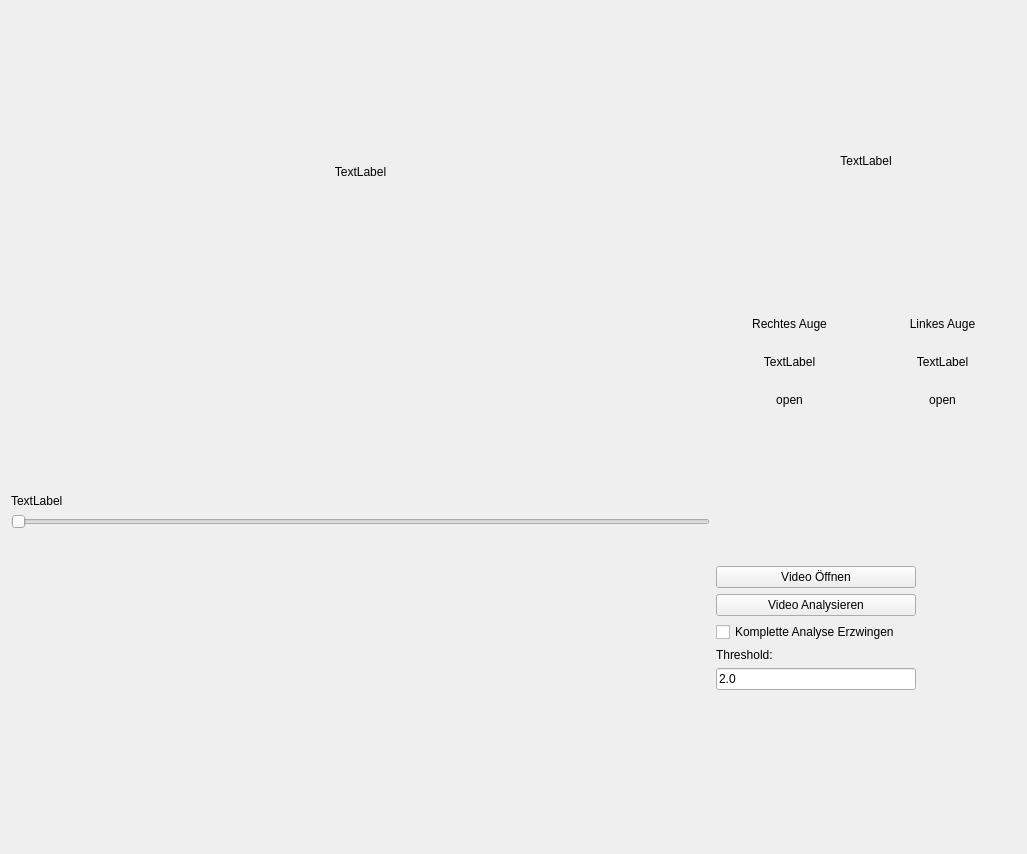
<?xml version="1.0" encoding="UTF-8"?>
<ui version="4.0">
 <class>Form</class>
 <widget class="QWidget" name="Form">
  <property name="geometry">
   <rect>
    <x>0</x>
    <y>0</y>
    <width>1027</width>
    <height>854</height>
   </rect>
  </property>
  <property name="windowTitle">
   <string>Form</string>
  </property>
  <layout class="QVBoxLayout" name="verticalLayout_2">
   <item>
    <layout class="QHBoxLayout" name="horizontalLayout">
     <item>
      <layout class="QVBoxLayout" name="vlayout_left">
       <item>
        <spacer name="verticalSpacer_7">
         <property name="orientation">
          <enum>Qt::Vertical</enum>
         </property>
         <property name="sizeHint" stdset="0">
          <size>
           <width>20</width>
           <height>40</height>
          </size>
         </property>
        </spacer>
       </item>
       <item>
        <widget class="QLabel" name="view_video">
         <property name="minimumSize">
          <size>
           <width>0</width>
           <height>0</height>
          </size>
         </property>
         <property name="text">
          <string>TextLabel</string>
         </property>
         <property name="alignment">
          <set>Qt::AlignCenter</set>
         </property>
        </widget>
       </item>
       <item>
        <spacer name="verticalSpacer_5">
         <property name="orientation">
          <enum>Qt::Vertical</enum>
         </property>
         <property name="sizeHint" stdset="0">
          <size>
           <width>20</width>
           <height>40</height>
          </size>
         </property>
        </spacer>
       </item>
       <item>
        <spacer name="verticalSpacer">
         <property name="orientation">
          <enum>Qt::Vertical</enum>
         </property>
         <property name="sizeHint" stdset="0">
          <size>
           <width>20</width>
           <height>40</height>
          </size>
         </property>
        </spacer>
       </item>
       <item>
        <widget class="QLabel" name="label_framenumber">
         <property name="text">
          <string>TextLabel</string>
         </property>
        </widget>
       </item>
       <item>
        <widget class="QSlider" name="slider_framenumber">
         <property name="orientation">
          <enum>Qt::Horizontal</enum>
         </property>
        </widget>
       </item>
       <item>
        <spacer name="verticalSpacer_4">
         <property name="orientation">
          <enum>Qt::Vertical</enum>
         </property>
         <property name="sizeHint" stdset="0">
          <size>
           <width>20</width>
           <height>40</height>
          </size>
         </property>
        </spacer>
       </item>
       <item>
        <spacer name="verticalSpacer_6">
         <property name="orientation">
          <enum>Qt::Vertical</enum>
         </property>
         <property name="sizeHint" stdset="0">
          <size>
           <width>20</width>
           <height>40</height>
          </size>
         </property>
        </spacer>
       </item>
       <item>
        <widget class="QWidget" name="plot_eyes" native="true"/>
       </item>
      </layout>
     </item>
     <item>
      <layout class="QVBoxLayout" name="verticalLayout_3">
       <item>
        <widget class="QLabel" name="view_face">
         <property name="minimumSize">
          <size>
           <width>300</width>
           <height>300</height>
          </size>
         </property>
         <property name="text">
          <string>TextLabel</string>
         </property>
         <property name="alignment">
          <set>Qt::AlignCenter</set>
         </property>
        </widget>
       </item>
       <item>
        <layout class="QGridLayout" name="gridLayout">
         <item row="1" column="0">
          <widget class="QLabel" name="label_4">
           <property name="enabled">
            <bool>true</bool>
           </property>
           <property name="text">
            <string>Rechtes Auge</string>
           </property>
           <property name="alignment">
            <set>Qt::AlignCenter</set>
           </property>
          </widget>
         </item>
         <item row="3" column="0">
          <widget class="QLabel" name="label_eye_right">
           <property name="text">
            <string>open</string>
           </property>
           <property name="alignment">
            <set>Qt::AlignCenter</set>
           </property>
          </widget>
         </item>
         <item row="1" column="1">
          <widget class="QLabel" name="label_5">
           <property name="text">
            <string>Linkes Auge</string>
           </property>
           <property name="alignment">
            <set>Qt::AlignCenter</set>
           </property>
          </widget>
         </item>
         <item row="3" column="1">
          <widget class="QLabel" name="label_eye_left">
           <property name="text">
            <string>open</string>
           </property>
           <property name="alignment">
            <set>Qt::AlignCenter</set>
           </property>
          </widget>
         </item>
         <item row="2" column="0">
          <widget class="QLabel" name="view_eye_right">
           <property name="minimumSize">
            <size>
             <width>50</width>
             <height>50</height>
            </size>
           </property>
           <property name="text">
            <string>TextLabel</string>
           </property>
           <property name="alignment">
            <set>Qt::AlignCenter</set>
           </property>
          </widget>
         </item>
         <item row="2" column="1">
          <widget class="QLabel" name="view_eye_left">
           <property name="minimumSize">
            <size>
             <width>50</width>
             <height>50</height>
            </size>
           </property>
           <property name="text">
            <string>TextLabel</string>
           </property>
           <property name="alignment">
            <set>Qt::AlignCenter</set>
           </property>
          </widget>
         </item>
        </layout>
       </item>
       <item>
        <spacer name="verticalSpacer_3">
         <property name="orientation">
          <enum>Qt::Vertical</enum>
         </property>
         <property name="sizeHint" stdset="0">
          <size>
           <width>20</width>
           <height>40</height>
          </size>
         </property>
        </spacer>
       </item>
       <item>
        <widget class="QPushButton" name="button_video_load">
         <property name="maximumSize">
          <size>
           <width>200</width>
           <height>16777215</height>
          </size>
         </property>
         <property name="toolTip">
          <string>Video Datei öffen</string>
         </property>
         <property name="text">
          <string>Video Öffnen</string>
         </property>
         <property name="checkable">
          <bool>false</bool>
         </property>
         <property name="autoRepeat">
          <bool>false</bool>
         </property>
         <property name="autoDefault">
          <bool>false</bool>
         </property>
         <property name="default">
          <bool>false</bool>
         </property>
         <property name="flat">
          <bool>false</bool>
         </property>
        </widget>
       </item>
       <item>
        <widget class="QPushButton" name="button_video_analyze">
         <property name="maximumSize">
          <size>
           <width>200</width>
           <height>16777215</height>
          </size>
         </property>
         <property name="text">
          <string>Video Analysieren</string>
         </property>
        </widget>
       </item>
       <item>
        <widget class="QCheckBox" name="checkbox_analysis">
         <property name="text">
          <string>Komplette Analyse Erzwingen</string>
         </property>
        </widget>
       </item>
       <item>
        <widget class="QLabel" name="label_10">
         <property name="maximumSize">
          <size>
           <width>200</width>
           <height>40</height>
          </size>
         </property>
         <property name="text">
          <string>Threshold:</string>
         </property>
        </widget>
       </item>
       <item>
        <widget class="QLineEdit" name="edit_threshhold">
         <property name="minimumSize">
          <size>
           <width>200</width>
           <height>0</height>
          </size>
         </property>
         <property name="maximumSize">
          <size>
           <width>200</width>
           <height>16777215</height>
          </size>
         </property>
         <property name="text">
          <string>2.0</string>
         </property>
        </widget>
       </item>
       <item>
        <spacer name="verticalSpacer_2">
         <property name="orientation">
          <enum>Qt::Vertical</enum>
         </property>
         <property name="sizeHint" stdset="0">
          <size>
           <width>20</width>
           <height>40</height>
          </size>
         </property>
        </spacer>
       </item>
      </layout>
     </item>
    </layout>
   </item>
  </layout>
 </widget>
 <resources/>
 <connections/>
</ui>
